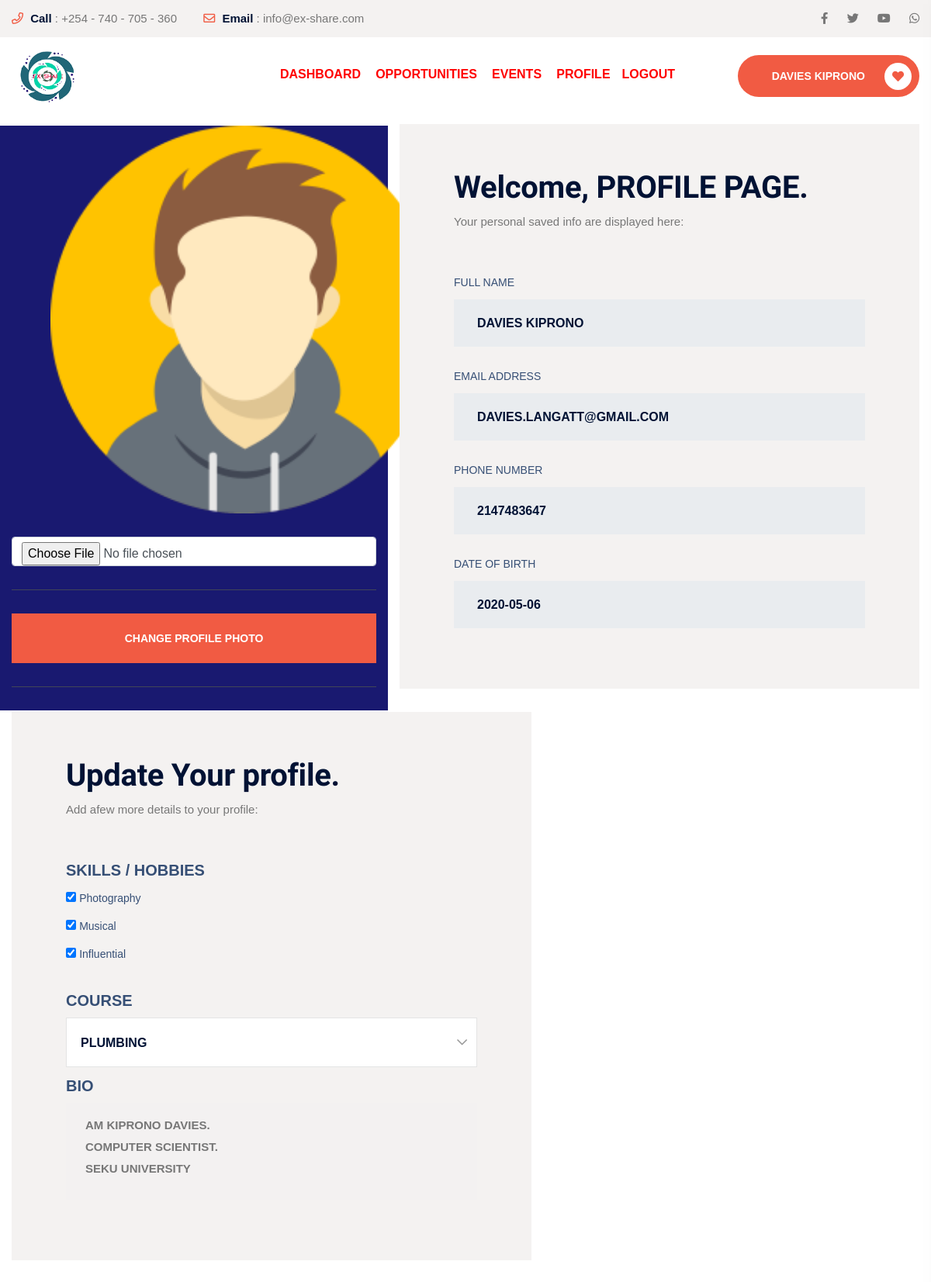
The app's page /profile.php (signed in) with its own data.
### tables this page shows
CREATE TABLE `users` (
  `id` int(11) NOT NULL,
  `fullname` varchar(255) NOT NULL,
  `email` varchar(255) NOT NULL,
  `phone` varchar(255) NOT NULL,
  `gender` varchar(255) NOT NULL,
  `education_level` varchar(255) NOT NULL,
  `dob` varchar(255) DEFAULT NULL,
  `course` varchar(255) NOT NULL,
  `skills` longtext DEFAULT NULL,
  `password` varchar(255) NOT NULL,
  `date_joined` varchar(255) NOT NULL,
  `status` int(11) NOT NULL DEFAULT 0,
  `dp_name` varchar(255) NOT NULL,
  `dp_check` int(11) NOT NULL DEFAULT 0
);

CREATE TABLE `skills` (
  `id` int(11) NOT NULL,
  `email` varchar(255) NOT NULL,
  `skillset1` varchar(255) NOT NULL,
  `skillset2` varchar(255) NOT NULL,
  `skillset3` varchar(255) NOT NULL,
  `skillset4` varchar(255) NOT NULL,
  `skillset5` varchar(255) NOT NULL,
  `skillset6` varchar(255) NOT NULL,
  `skillset7` varchar(255) NOT NULL,
  `skillset8` varchar(255) NOT NULL
);

### profile.php (the view, shortened to what this page needs)
<?php
include 'includes/header_logged.php';
?>
  <main>
        <section class="contacts-details-area pt-20 pb-100">
            <div class="container">
        <form method="POST" action=""  enctype="multipart/form-data">
                <div class="row align-items-center">
                 <div class="col-xl-5 col-lg-6 col-md-6" style="background-color: midnightblue;" >
                        <div class="get-touch-area pl-50 pr-50">
                            <div class="section-title text-center mb-30 wow fadeInUp2 animated" data-wow-delay='.1s'>
                          <?php
                          if($result['dp_check'] == 0){
                           echo '   <img height="400px" width="400px" src="profile.png">  ';
                          }
                          else{?>
                              <img height="500px" width="auto" src="profile_pictures/<?php echo $result['id']?>/<?php echo $result['dp_name'] ?>">
                         <?php }
                          ?>
                            </div>
                        </div>
                          <input name="productimage1" required  id="productimage1" required type="file"  class="form-control" enctype="multipart/form-data" >
                          <hr>
                                <div class="input-btn">
                                            <button type="submit" name="upload_now" class="theme_btn theme_btn_bg large_btn">Change Profile Photo</button>
                                        </div>
                                          <hr>
                    </div>
            </form>
                    <div class="col-xl-7 col-lg-6 col-md-6">
                        <div class="donar-information donation-form grey-bg2 mb-30 pr-50 pl-50">
                            <div class="section-title text-left mb-50 wow fadeInUp2 animated" data-wow-delay='.1s'>
                                <h2>Welcome, PROFILE PAGE.</h2>
                                <p>Your personal saved info are displayed here: </p>
                            </div>
                            <div class="main-contact-area">
                                    <div class="input-area mb-4">
                                           <label>FULL NAME </label>
                                        <input type="text" class="form-control" required="" readonly value="<?echo strtoupper($result['fullname'])?>">
                                    </div>
                                        <div class="input-area mb-4">
                                               <label>EMAIL ADDRESS </label>
                                            <input type="email" class="form-control" required="" readonly VALUE="<?echo strtoupper($result['email'])?>">
                                        </div>
                                          <div class="input-area mb-4">
                                                 <label>PHONE NUMBER </label>
                                            <input type="text" inputmode="Number" class="form-control"  readonly required="" value="<?echo strtoupper($result['phone'])?>">
                                        </div>
   <div class="input-area mb-2">
          <label>DATE OF BIRTH </label>
                                          <input type="text" id="birthday" class="form-control" readonly required="" placeholder="Date of Birth" name="birthday" value="<?echo strtoupper($result['dob'])?>">
                                        </div>
                            </div>
                        </div>
                    </div>
                                        <div  class="col-xl-7 col-lg-6 col-md-6">
                        <div class="donar-information donation-form grey-bg2 mb-30 pr-50 pl-50">
                            <div class="section-title text-left mb-50 wow fadeInUp2 animated" data-wow-delay='.1s'>
                                <h2>Update Your profile.</h2>
                                <p>Add afew more details to your profile: </p>
                            </div>
                            <div class="main-contact-area">
                           <form action="" method="post">
                                    <div class="input-area mb-4">
  <label style="font-size:20px; font-weight:bold;"> SKILLS / HOBBIES</label>   <br>
  <?php
     $email= $result['email'];
    $trans = "SELECT * FROM `skills` WHERE `email` = '$email'";
    $transRes = mysqli_query($conn,$trans);
  if($result['status'] == 1 ){
    if(mysqli_num_rows($transRes) > 0){
             foreach ($transRes as $transRe) {
   if($transRe['skillset1'] == 'photography'  ){
      echo ' <input  type="checkbox" checked id="photography" class="form"  name="photography" value="photography">
  <label for="photography"> Photography </label>   <br>  ';
  }
      if($transRe['skillset7'] == 'musical'  ){
  echo '  <input type="checkbox" checked id="musical" class="form"  name="musical" value="musical">
  <label for="musical"> Musical </label> <br>  ';
  }
        if($transRe['skillset8'] == 'influential'  ){
  echo '      <input  type="checkbox" checked id="influential" class="form"  name="influential" value="influential">
  <label for="influential"> Influential </label> <br>  ';
             }
                     ?> </div>
  <label style="font-size:20px; font-weight:bold;"> COURSE</label>   <br>
                                                                                            <div class="select-area mb-10">
                            </div>
             <div class="input-area mb-2">
                                              <label style="font-size:20px; font-weight:bold;"> BIO</label>   <br>
                                            <textarea  disabled name="bio" id="bio" required="" cols="30" rows="10" value="<?php echo $result['skills'] ?>"
                                            placeholder="Got more something interesting to write ? Add bio"><?php echo $result['skills'] ?></textarea>
                                        </div> <?php
}
    }
             }
 ?>
</form>
                            </div>
                        </div>
                    </div>
                </div>
        </section>
    </main>
</body>
</html>

### includes/header_logged.php (shortened to what this page needs)
<?php
    include_once "db/dbconn.php";
  $userEmail = $_SESSION['email'];
  $query = "SELECT * FROM `users` WHERE `email`='$userEmail'";
  $results= mysqlI_query($conn,$query);
  foreach ($results as $result) {
    $_SESSION ['user'] = $result;
  }
  ?>
<!doctype html>
<html class="no-js" lang="">
<head>
    <link rel="stylesheet" href="assets/css/bootstrap.min.css">
    <link rel="stylesheet" href="assets/css/owl.carousel.min.css">
    <link rel="stylesheet" href="assets/css/animate.css">
    <link rel="stylesheet" href="assets/css/magnific-popup.css">
    <link rel="stylesheet" href="assets/css/all.min.css">
    <link rel="stylesheet" href="assets/css/flaticon.css">
    <link rel="stylesheet" href="assets/css/font.css">
    <link rel="stylesheet" href="assets/css/themify-icons.css">
    <link rel="stylesheet" href="assets/css/metisMenu.css">
    <link rel="stylesheet" href="assets/css/nice-select.css">
    <link rel="stylesheet" href="assets/css/slick.css">
    <link rel="stylesheet" href="assets/css/main.css">
     <link rel="stylesheet" href="wings/style.css">
           <link rel="stylesheet" href="wings/responsive.css">
</head>
<body style="margin-top: -40px;">
    <header id="top-menu">
        <div class="header-top-area head-top-03 about-head grey-bg2 pt-10 pb-10 mb-10 d-none d-lg-block">
            <div class="container">
                <div class="row align-items-center">
                    <div class="col-xl-6 col-lg-7">
                        <div class="top-cta">
                            <span><i class="far fa-phone"></i> <b>Call</b> : +254 - 740 - 705 - 360</span>
                 <span><i class="far fa-envelope"></i> <b>Email</b> : info@ex-share.com</span>
                        </div>
                    </div>
                    <div class="col-xl-6 col-lg-5 d-flex align-items-center justify-content-end">
                        <div class="header-social">
                            <a href="#"><i class="fab fa-facebook-f"></i></a>
                            <a href="#"><i class="fab fa-twitter"></i></a>
                            <a href="#"><i class="fab fa-youtube"></i></a>
                            <a href="#"><i class="fab fa-whatsapp"></i></a>
                        </div>
                    </div>
                </div>
            </div>
        </div>
        <div class="main-header-area">
            <div class="container">
                <div class="row align-items-center justify-content-between">
                    <div class="col-xl-2 col-lg-2 col-md-0 col-6">
                        <div class="logo">
                            <a class="logo-img" href="index.php"><img  height="70px" src="log.png" class="footer-logo"
                                    alt="ex-share"></a>
                        </div>
                    </div>
                    <div class="col-xl-7 col-lg-6 d-none d-lg-block text-lg-center text-xl-right">
                        <div class="main-menu d-none d-lg-block">
                            <nav>
                                <ul>
                <li>
                    <a href="dashboard.php"  style="font-weight:bold; color:red;">DASHBOARD</a>
                </li>
                             <li><a  style="font-weight:bold;color:red;" href="opportunities.php">OPPORTUNITIES</a>
                                    </li>
                                    <li><a  href="events.php"  style="font-weight:bold; color:red;">EVENTS</a>
                                    </li>
                                    <li><a  href="profile.php"  style="font-weight:bold; color:red;">PROFILE</a>
                                      <li><a  href="logout.php"  style="font-weight:bold; color:red;">LOGOUT</a>
                                    </li>
                                </ul>
                            </nav>
                        </div>
                    </div>
                    <div class="col-xl-3 col-lg-3 col-md-6 col-6 text-right">
                        <div class="quote-btn d-none d-lg-block">
                            <a href="#" class="theme_btn theme_btn_bg"><?php echo strtoupper($result['fullname']); ?> <span><i class="fas fa-heart"></i></span></a>
                        </div>
                    </div>
                </div>
            </div>
        </div>
    </header>

### wings/style.css (style rules this page uses)
:root { --border-color: #ffd700; --box-shadow: 0 20px 50px rgb(0 0 0/ 50%); --heading-font: 'Merienda', cursive; --content-font: 'Josefin Slab', serif; }
* { padding: 0; margin: 0; -webkit-tap-highlight-color: rgba(0, 0, 0, 0); }
html { scroll-behavior: smooth; }
body { background: var(--primary-bg); width: 100vw; height: 200vh; color: #fff; background-attachment: fixed; background-position: center; background-repeat: no-repeat; background-size: cover; overflow-x: hidden; }
a { text-decoration: none; }
header { width: 100vw; margin-top: 40px; }

### records on screen
users: fullname "DAVIES KIPRONO", dp_name (picture), email "DAVIES.LANGATT@GMAIL.COM", phone "2147483647", birthday "2020-05-06", bio "AM KIPRONO DAVIES. COMPUTER SCIENTIST. SEKU UNIVERSITY"
